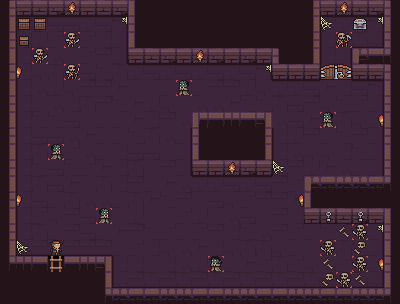

A 2D game scene composited from a Tiled map and its tileset images. What follows is a short description and the map's XML, with every tile layer's data as written:
An orthogonal 25x19 tile map with 16x16 px tiles, 3 tile layers (background, non interactive elements, interactive elements), 2 tilesets.

<map version="1.10" tiledversion="1.10.2" orientation="orthogonal" renderorder="right-down" width="25" height="19" tilewidth="16" tileheight="16" infinite="0" nextlayerid="5" nextobjectid="1">
 <tileset firstgid="1" source="dungeon.tsx" />
 <tileset firstgid="101" source="characters.tsx" />
 <layer id="1" name="background" width="25" height="19">
  <data encoding="csv">
1,2,3,4,5,2,3,4,16,79,79,79,79,79,79,79,79,79,79,21,5,2,3,4,6,
11,12,13,14,14,13,14,15,26,79,79,79,79,79,79,79,79,79,79,11,12,13,14,15,16,
21,22,8,7,17,7,17,25,36,79,79,79,79,79,79,79,79,79,79,21,22,7,34,35,26,
31,22,19,27,19,7,28,25,2,3,4,2,3,4,5,4,5,6,79,11,22,25,55,52,46,
1,22,30,29,20,9,10,29,13,14,13,14,13,14,13,14,15,2,2,2,22,25,2,2,6,
11,22,27,8,30,28,28,18,19,19,20,17,20,28,28,8,30,13,13,14,18,17,14,15,16,
21,22,20,27,17,29,28,10,18,8,30,19,27,27,18,10,10,29,9,28,30,10,7,25,26,
31,22,10,10,9,19,20,20,18,17,28,27,51,52,53,52,54,27,9,18,10,29,30,25,36,
1,22,9,9,27,18,20,20,10,29,27,25,26,79,79,79,21,22,8,28,20,10,28,25,6,
11,22,29,9,7,27,20,17,9,9,19,25,36,79,79,79,31,22,27,30,30,17,10,25,16,
21,22,10,9,10,7,18,17,29,19,28,25,2,2,3,4,5,22,28,8,18,27,20,25,26,
31,22,29,9,18,19,29,17,28,20,18,27,13,13,14,13,14,28,7,55,42,43,44,45,46,
1,22,9,20,29,27,27,20,29,18,10,28,19,9,30,7,28,28,18,16,79,79,79,79,79,
11,22,7,30,28,9,18,19,8,19,19,7,8,19,27,9,19,28,17,2,2,3,4,5,16,
21,22,29,20,28,9,20,18,28,10,7,20,7,28,17,10,27,28,7,20,10,28,27,25,26,
31,32,33,33,33,33,33,20,7,17,30,27,18,17,30,29,29,30,20,19,7,29,10,25,36,
41,53,52,40,52,53,54,22,17,19,17,27,8,20,20,18,7,29,7,30,27,7,20,25,6,
79,79,79,79,79,79,31,32,33,34,33,34,33,34,33,34,33,34,33,34,33,33,34,35,16,
79,79,79,79,79,79,41,44,45,42,43,44,45,42,43,44,45,42,43,44,45,42,43,44,46
</data>
 </layer>
 <layer id="2" name="non interactive elements" width="25" height="19">
  <data encoding="csv">
0,0,0,0,91,0,0,0,0,0,0,0,0,0,0,0,0,0,0,0,0,91,0,0,0,
0,0,0,0,0,0,0,66,0,0,0,0,0,0,0,0,0,0,0,0,65,0,0,66,0,
0,0,0,0,112,0,0,0,0,0,0,0,0,0,0,0,0,0,0,0,0,114,0,0,0,
0,0,112,0,0,0,0,0,0,0,0,0,91,0,0,0,0,0,0,0,0,0,0,0,0,
0,92,0,0,113,0,0,0,0,0,0,0,0,0,0,0,66,0,0,0,67,68,0,0,0,
0,0,0,0,0,0,0,0,0,0,0,2147483759,0,0,0,0,0,0,0,0,0,0,0,0,0,
0,0,0,0,0,0,0,0,0,0,0,0,0,0,0,0,0,0,0,0,0,0,0,0,0,
0,0,0,0,0,0,0,0,0,0,0,0,0,0,0,0,0,0,0,0,2147483759,0,0,2147483740,0,
0,0,0,0,0,0,0,0,0,0,0,0,0,0,0,0,0,0,0,0,0,0,0,0,0,
0,0,0,111,0,0,0,0,0,0,0,0,0,0,0,0,0,0,0,0,0,0,0,0,0,
0,0,0,0,0,0,0,0,0,0,0,0,0,0,91,0,0,65,0,0,0,0,0,0,0,
0,0,0,0,0,0,0,0,0,0,0,0,0,0,0,0,0,0,0,0,0,0,0,0,0,
0,92,0,0,0,0,0,0,0,0,0,0,0,0,0,0,0,0,2147483740,0,0,0,0,0,0,
0,0,0,0,0,0,111,0,0,0,0,0,0,0,0,0,0,0,0,0,77,0,77,0,0,
0,0,0,0,0,0,0,0,0,0,0,0,0,0,0,0,0,0,0,0,0,69,2147483760,66,0,
0,65,0,118,0,0,0,0,0,0,0,0,0,0,0,0,0,0,0,0,2147483760,0,78,0,0,
0,0,0,0,0,0,0,0,0,0,0,0,0,2147483758,0,0,0,0,0,0,69,0,2147483760,2147483740,0,
0,0,0,0,0,0,0,0,0,0,0,0,0,0,0,0,0,0,0,0,78,2147483760,69,0,0,
0,0,0,0,0,0,0,0,0,0,0,0,0,0,0,0,0,0,0,0,0,0,0,0,0
</data>
 </layer>
 <layer id="3" name="interactive elements" width="25" height="19">
  <data encoding="csv">
0,0,0,0,0,0,0,0,0,0,0,0,0,0,0,0,0,0,0,0,0,0,0,0,0,
0,84,84,0,0,0,0,0,0,0,0,0,0,0,0,0,0,0,0,0,0,0,85,0,0,
0,81,0,0,0,0,0,0,0,0,0,0,0,0,0,0,0,0,0,0,0,0,0,0,0,
0,0,0,0,0,0,0,0,0,0,0,0,0,0,0,0,0,0,0,0,0,0,0,0,0,
0,0,0,0,0,0,0,0,0,0,0,0,0,0,0,0,0,0,0,0,0,0,0,0,0,
0,0,0,0,0,0,0,0,0,0,0,0,0,0,0,0,0,0,0,0,0,0,0,0,0,
0,0,0,0,0,0,0,0,0,0,0,0,0,0,0,0,0,0,0,0,0,0,0,0,0,
0,0,0,0,0,0,0,0,0,0,0,0,0,0,0,0,0,0,0,0,0,0,0,0,0,
0,0,0,0,0,0,0,0,0,0,0,0,0,0,0,0,0,0,0,0,0,0,0,0,0,
0,0,0,0,0,0,0,0,0,0,0,0,0,0,0,0,0,0,0,0,0,0,0,0,0,
0,0,0,0,0,0,0,0,0,0,0,0,0,0,0,0,0,0,0,0,0,0,0,0,0,
0,0,0,0,0,0,0,0,0,0,0,0,0,0,0,0,0,0,0,0,0,0,0,0,0,
0,0,0,0,0,0,0,0,0,0,0,0,0,0,0,0,0,0,0,0,0,0,0,0,0,
0,0,0,0,0,0,0,0,0,0,0,0,0,0,0,0,0,0,0,0,0,0,0,0,0,
0,0,0,0,0,0,0,0,0,0,0,0,0,0,0,0,0,0,0,0,0,0,0,0,0,
0,0,0,0,0,0,0,0,0,0,0,0,0,0,0,0,0,0,0,0,0,0,0,0,0,
0,0,0,0,0,0,0,0,0,0,0,0,0,0,0,0,0,0,0,0,0,0,0,0,0,
0,0,0,0,0,0,0,0,0,0,0,0,0,0,0,0,0,0,0,0,0,0,0,0,0,
0,0,0,0,0,0,0,0,0,0,0,0,0,0,0,0,0,0,0,0,0,0,0,0,0
</data>
 </layer>
</map>
